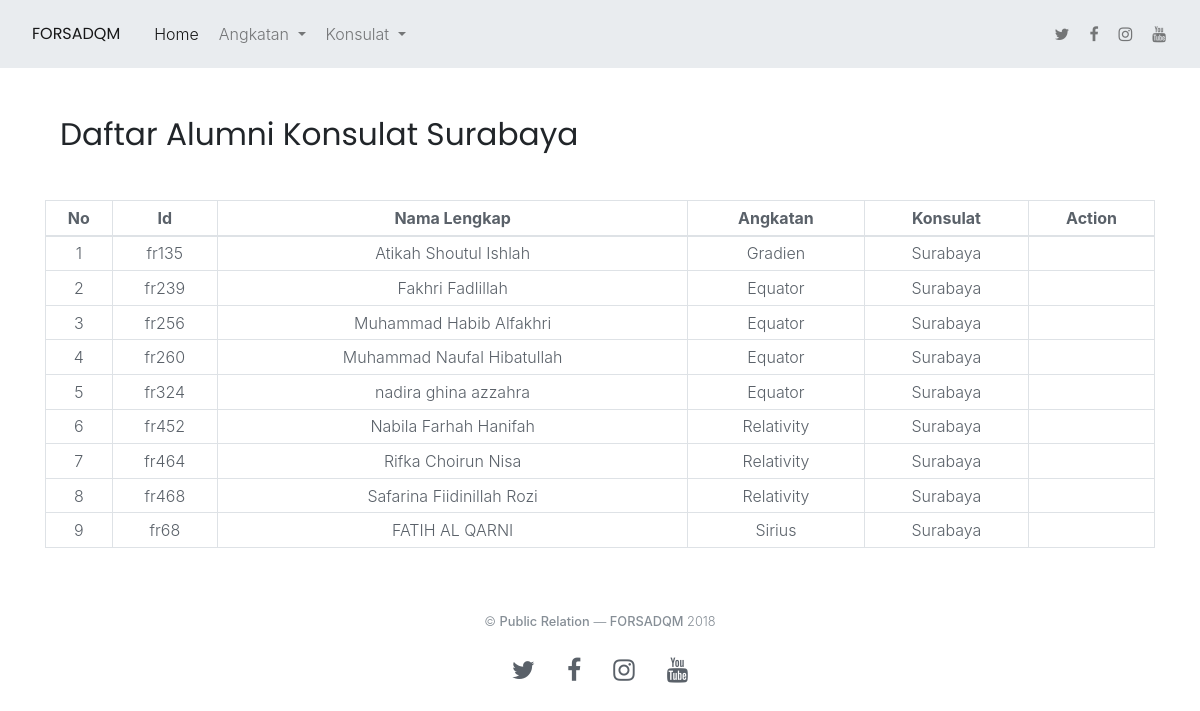
Page /index.php/konsulat/surabaya on the committed database.
### tables this page shows
CREATE TABLE `t_alumni` (
  `id` varchar(5) NOT NULL,
  `nama` varchar(34) NOT NULL,
  `jk` varchar(6) NOT NULL,
  `tempat` varchar(33) DEFAULT NULL,
  `tgl` date DEFAULT NULL,
  `angkatan` int(11) NOT NULL,
  `status` varchar(28) DEFAULT NULL,
  `alamat` varchar(162) NOT NULL,
  `konsulat` int(11) NOT NULL,
  `hp` varchar(40) NOT NULL,
  `email` varchar(45) DEFAULT NULL,
  `sosmed` varchar(70) DEFAULT NULL,
  `profesi` varchar(62) NOT NULL,
  `pekerjaan` varchar(98) NOT NULL,
  `institusi` varchar(67) DEFAULT NULL,
  `fakultas` varchar(66) DEFAULT NULL,
  `kerja` varchar(37) DEFAULT NULL,
  `perusahaan` varchar(101) DEFAULT NULL,
  `riwayat` varchar(554) DEFAULT NULL,
  `prestasi` varchar(500) DEFAULT NULL,
  `liqo` varchar(5) DEFAULT NULL,
  `murobbi` varchar(426) DEFAULT NULL,
  `hp_murobbi` varchar(23) DEFAULT NULL,
  `alasan` varchar(174) DEFAULT NULL
);

CREATE TABLE `t_angkatan` (
  `id` int(11) NOT NULL,
  `nama` varchar(30) NOT NULL
);

CREATE TABLE `t_konsulat` (
  `id` int(11) NOT NULL,
  `nama` varchar(30) NOT NULL
);

### application/controllers/Konsulat.php (called while the page is built, shortened)
<?php
class Konsulat extends CI_Controller{
    function surabaya(){
        $this->load->model('M_Forsadqm');
		$data['alumni']		= $this->M_Forsadqm->alumni()->result();
		$data['konsulat']	= $this->M_Forsadqm->konsulat()->result();
		$data['angkatan']	= $this->M_Forsadqm->angkatan()->result();
		$data['surabaya']    	= $this->db->get_where('t_alumni',array('konsulat'=>'13'))->result();
		$data['irhaby']			= $this->db->get_where('t_alumni',array('angkatan'=>'1'))->result();
		$data['hamasatuna']		= $this->db->get_where('t_alumni',array('angkatan'=>'2'))->result();
		$data['sirius']			= $this->db->get_where('t_alumni',array('angkatan'=>'3'))->result();
		$data['gradien']		= $this->db->get_where('t_alumni',array('angkatan'=>'4'))->result();
		$data['equator']		= $this->db->get_where('t_alumni',array('angkatan'=>'5'))->result();
		$data['relativity']		= $this->db->get_where('t_alumni',array('angkatan'=>'6'))->result();
		$this->load->view('layout/header');
		$this->load->view('konsulat/surabaya',$data);
		$this->load->view('layout/footer');
    }
}
?>

### index.php (called while the page is built, shortened)
<?php
require_once BASEPATH.'core/CodeIgniter.php';

### application/models/M_Forsadqm.php (called while the page is built, shortened)
<?php
class M_Forsadqm extends CI_Model{
    function konsulat(){
        return $this->db->get('t_konsulat');
        return $query->result();
    }
    function angkatan(){
        return $this->db->get('t_angkatan');
        return $query->result();
    }
}
?>

### application/views/konsulat/surabaya.php (the view)
<div id="" class="container mb-5 mt-5">
       <div class="section-title col-md-12 ml-auto mr-auto">
           <h3 class="mb-4">Daftar Alumni Konsulat Surabaya</h3>
       </div>
   </div>
   <div class="container">
       <table class="table table-sm table-bordered table-hover">
           <thead>
               <tr>
                   <th class="text-center">No</th>
                   <th class="text-center">Id</th>
                   <th class="text-center">Nama Lengkap</th>
                   <th class="text-center">Angkatan</th>
                   <th class="text-center">Konsulat</th>
                   <th class="text-center">Action</th>
               </tr>
           </thead>
           <tbody>
           <?php
           $no = 1;
           foreach($surabaya as $a){ ?>
               <tr>
                   <td class="text-center"><?php echo $no++ ?></td>
                   <td class="text-center"><?php echo $a->id ?></td>
                   <td class="text-center"><?php echo $a->nama ?></td>
                   <td class="text-center">
                       <?php foreach($angkatan as $an){ ?>
                           <?php if($a->angkatan == $an->id): ?>
                               <?php echo $an->nama ?>
                           <?php endif; ?>
                       <?php } ?>
                   </td>
                   <td class="text-center">
                       <?php foreach($konsulat as $k){ ?>
                           <?php if($a->konsulat == $k->id): ?>
                               <?php echo $k->nama ?>
                           <?php endif; ?>
                       <?php } ?>
                   </td>
                   <td class="text-center"></td>
               </tr>
           <?php } ?>
           </tbody>
       </table>
   </div>

### rows in the picture
t_alumni: id "fr135", nama "Atikah Shoutul Ishlah"
t_angkatan: nama "Gradien"
t_konsulat: nama "Surabaya"
t_alumni: id "fr239", nama "Fakhri Fadlillah"
t_angkatan: nama "Equator"
t_alumni: id "fr256", nama "Muhammad Habib Alfakhri"
t_alumni: id "fr260", nama "Muhammad Naufal Hibatullah"
t_alumni: id "fr324", nama "nadira ghina azzahra"
t_alumni: id "fr452", nama "Nabila Farhah Hanifah"
t_angkatan: nama "Relativity"
t_alumni: id "fr464", nama "Rifka Choirun Nisa"
t_alumni: id "fr468", nama "Safarina Fiidinillah Rozi"
t_alumni: id "fr68", nama "FATIH AL QARNI"
t_angkatan: nama "Sirius"
